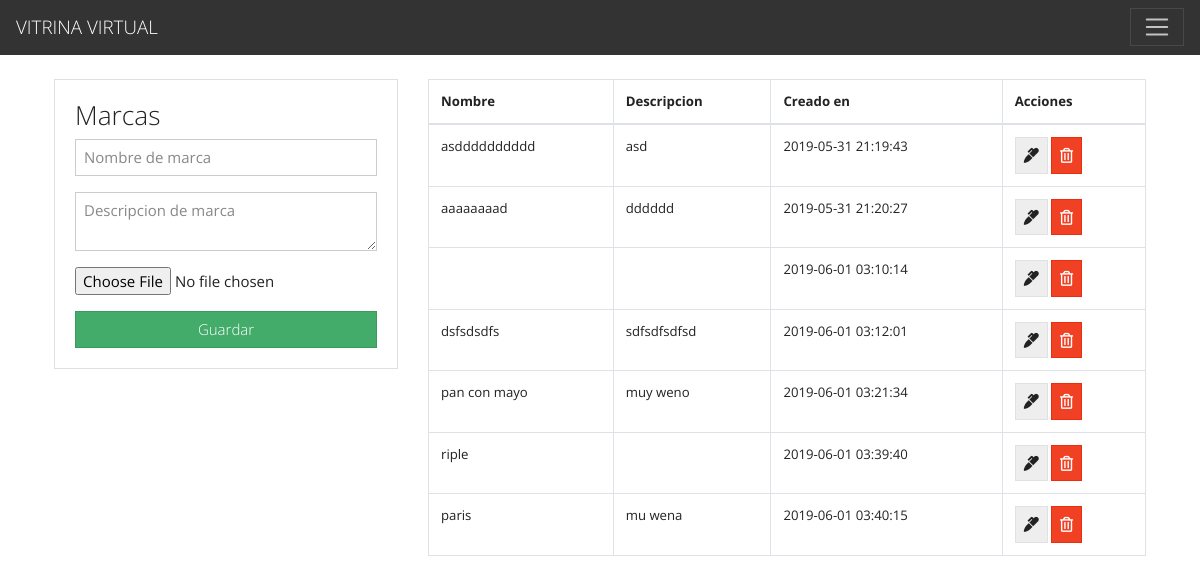
The app's page /index_marca.php with its own data.
### tables this page shows
CREATE TABLE `marcas` (
  `id` int(11) NOT NULL,
  `nombre` varchar(255) NOT NULL,
  `descripcion` text NOT NULL,
  `creado_en` timestamp NOT NULL DEFAULT CURRENT_TIMESTAMP
);

### index_marca.php (the view, shortened to what this page needs)
<?php include("db.php"); ?>
<?php include('includes/header.php'); ?>
<main class="container p-4">
  <div class="row">
    <div class="col-md-4">
      <div class="card card-body">
      <H3>Marcas</H3>
        <form action="guardar_marca.php" method="POST" enctype="multipart/form-data">
          <div class="form-group">
            <input type="text" name="nombre" class="form-control" placeholder="Nombre de marca" autofocus>
          </div>
          <div class="form-group">
            <textarea name="descripcion" rows="2" class="form-control" placeholder="Descripcion de marca"></textarea>
          </div>
          <div class="form-group">
            <input type="file" name="file">
          </div>
          <input type="submit" name="guardar_marca" class="btn btn-success btn-block" value="Guardar">
        </form>
      </div>
    </div>
    <div class="col-md-8">
      <table class="table table-bordered">
        <thead>
          <tr>
            <th>Nombre</th>
            <th>Descripcion</th>
            <th>Creado en</th>
            <th>Acciones</th>
          </tr>
        </thead>
        <tbody>
          <?php
          $query = "SELECT * FROM marcas";
          $result_marcas = mysqli_query($conn, $query);
          while($row = mysqli_fetch_assoc($result_marcas)) { ?>
          <tr>
            <td><?php echo $row['nombre']; ?></td>
            <td><?php echo $row['descripcion']; ?></td>
            <td><?php echo $row['creado_en']; ?></td>
            <td>
              <a href="editar_marca.php?id=<?php echo $row['id']?>" class="btn btn-secondary">
                <i class="fas fa-marker"></i>
              </a>
              <a href="borrar_marca.php?id=<?php echo $row['id']?>" class="btn btn-danger">
                <i class="far fa-trash-alt"></i>
              </a>
            </td>
          </tr>
          <?php } ?>
        </tbody>
      </table>
    </div>
  </div>
</main>
<?php include('includes/footer.php'); ?>

### records on screen
marcas: nombre "asdddddddddd", descripcion "asd", creado_en "2019-05-31 21:19:43"
marcas: nombre "aaaaaaaad", descripcion "dddddd", creado_en "2019-05-31 21:20:27"
marcas: creado_en "2019-06-01 03:10:14"
marcas: nombre "dsfsdsdfs", descripcion "sdfsdfsdfsd", creado_en "2019-06-01 03:12:01"
marcas: nombre "pan con mayo", descripcion "muy weno", creado_en "2019-06-01 03:21:34"
marcas: nombre "riple", creado_en "2019-06-01 03:39:40"
marcas: nombre "paris", descripcion "mu wena", creado_en "2019-06-01 03:40:15"
